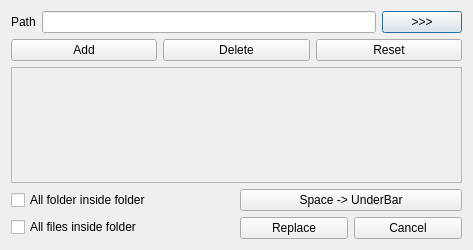
<?xml version="1.0" encoding="UTF-8"?>
<ui version="4.0">
 <class>Dialog</class>
 <widget class="QDialog" name="Dialog">
  <property name="geometry">
   <rect>
    <x>0</x>
    <y>0</y>
    <width>473</width>
    <height>250</height>
   </rect>
  </property>
  <property name="sizePolicy">
   <sizepolicy hsizetype="Fixed" vsizetype="Fixed">
    <horstretch>0</horstretch>
    <verstretch>0</verstretch>
   </sizepolicy>
  </property>
  <property name="minimumSize">
   <size>
    <width>473</width>
    <height>250</height>
   </size>
  </property>
  <property name="windowTitle">
   <string>The Current Sgtk Environment</string>
  </property>
  <layout class="QVBoxLayout" name="verticalLayout_7">
   <item>
    <layout class="QHBoxLayout" name="path_layout">
     <item>
      <widget class="QLabel" name="path_label">
       <property name="text">
        <string>Path</string>
       </property>
      </widget>
     </item>
     <item>
      <widget class="QLineEdit" name="path_lineEdit">
       <property name="minimumSize">
        <size>
         <width>0</width>
         <height>0</height>
        </size>
       </property>
      </widget>
     </item>
     <item>
      <widget class="QPushButton" name="path_btn">
       <property name="text">
        <string>&gt;&gt;&gt;</string>
       </property>
      </widget>
     </item>
    </layout>
   </item>
   <item>
    <layout class="QHBoxLayout" name="add_delete_layout">
     <item>
      <widget class="QPushButton" name="add_btn">
       <property name="text">
        <string>Add</string>
       </property>
      </widget>
     </item>
     <item>
      <widget class="QPushButton" name="delete_btn">
       <property name="text">
        <string>Delete</string>
       </property>
      </widget>
     </item>
     <item>
      <widget class="QPushButton" name="reset_btn">
       <property name="text">
        <string>Reset</string>
       </property>
      </widget>
     </item>
    </layout>
   </item>
   <item>
    <widget class="QScrollArea" name="scrollArea">
     <property name="enabled">
      <bool>true</bool>
     </property>
     <property name="widgetResizable">
      <bool>true</bool>
     </property>
     <property name="alignment">
      <set>Qt::AlignLeading|Qt::AlignLeft|Qt::AlignTop</set>
     </property>
     <widget class="QWidget" name="scrollAreaWidgetContents">
      <property name="geometry">
       <rect>
        <x>0</x>
        <y>0</y>
        <width>453</width>
        <height>104</height>
       </rect>
      </property>
      <widget class="QWidget" name="verticalLayoutWidget">
       <property name="geometry">
        <rect>
         <x>0</x>
         <y>0</y>
         <width>451</width>
         <height>31</height>
        </rect>
       </property>
       <layout class="QVBoxLayout" name="replace_box_layout"/>
      </widget>
     </widget>
    </widget>
   </item>
   <item>
    <layout class="QHBoxLayout" name="horizontalLayout_5">
     <item>
      <layout class="QVBoxLayout" name="check_option_layout">
       <item>
        <widget class="QCheckBox" name="folder_name_change_option_checkbox">
         <property name="text">
          <string>All folder inside folder</string>
         </property>
        </widget>
       </item>
       <item>
        <widget class="QCheckBox" name="all_files_inside_folder_checkbox">
         <property name="text">
          <string>All files inside folder</string>
         </property>
        </widget>
       </item>
      </layout>
     </item>
     <item>
      <layout class="QVBoxLayout" name="btn_layout">
       <item>
        <widget class="QPushButton" name="space_change_to_underbar_btn">
         <property name="text">
          <string>Space -&gt; UnderBar</string>
         </property>
        </widget>
       </item>
       <item>
        <layout class="QHBoxLayout" name="replace_cancel_btn_layout">
         <item>
          <widget class="QPushButton" name="replace_btn">
           <property name="text">
            <string>Replace</string>
           </property>
          </widget>
         </item>
         <item>
          <widget class="QPushButton" name="cancel_btn">
           <property name="text">
            <string>Cancel</string>
           </property>
          </widget>
         </item>
        </layout>
       </item>
      </layout>
     </item>
    </layout>
   </item>
  </layout>
 </widget>
 <tabstops>
  <tabstop>path_lineEdit</tabstop>
  <tabstop>path_btn</tabstop>
  <tabstop>add_btn</tabstop>
  <tabstop>delete_btn</tabstop>
  <tabstop>reset_btn</tabstop>
  <tabstop>folder_name_change_option_checkbox</tabstop>
  <tabstop>all_files_inside_folder_checkbox</tabstop>
  <tabstop>space_change_to_underbar_btn</tabstop>
  <tabstop>replace_btn</tabstop>
  <tabstop>cancel_btn</tabstop>
 </tabstops>
 <resources>
  <include location="resources.qrc"/>
 </resources>
 <connections/>
</ui>
